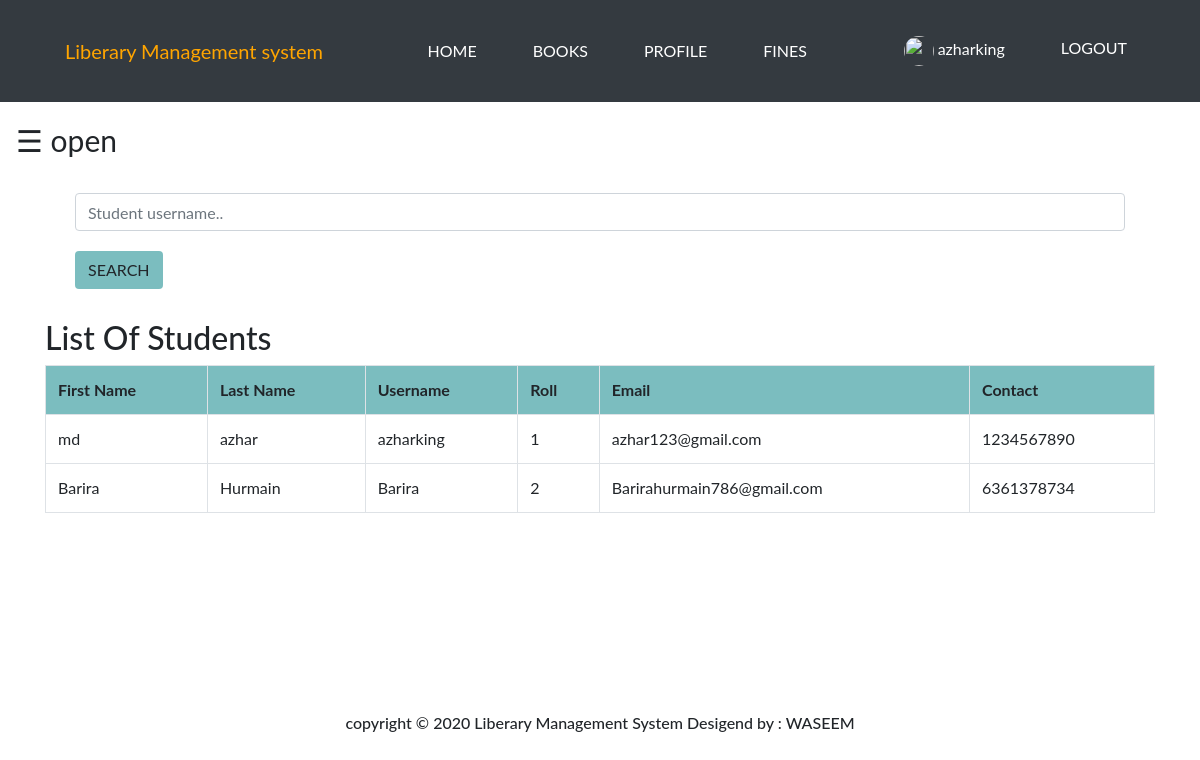
The app's page /website/admin/student.php (signed in) with its own data.
### tables this page shows
CREATE TABLE `student` (
  `id` int(100) NOT NULL,
  `first` varchar(100) NOT NULL,
  `last` varchar(100) NOT NULL,
  `username` varchar(100) NOT NULL,
  `password` varchar(100) NOT NULL,
  `roll` int(100) NOT NULL,
  `email` varchar(100) NOT NULL,
  `contact` varchar(100) NOT NULL,
  `pic` varchar(100) NOT NULL
);

### website/admin/student.php (the view, shortened to what this page needs)
<?php
include "../connection.php";
?>
<!DOCTYPE html>
<html>
<head>
	<head>
	<link rel="stylesheet" href="https://stackpath.bootstrapcdn.com/bootstrap/4.4.1/css/bootstrap.min.css">
	<link rel="stylesheet" type="text/css" href="mystyle.css">
	<link rel="stylesheet" href="https://cdnjs.cloudflare.com/ajax/libs/font-awesome/4.7.0/css/font-awesome.min.css">
</head>
<body>
	  <nav class="navbar navbar-expand-md  navbar-dark bg-dark ">
		  <div class="container">
				<a href="#" class="navbar-brand "><span style="color:orange;">Liberary Management system</span></a>
					<div class="collaps navbar-collapse"  id="navbarid">
						<ul class="navbar-nav text-center ml-auto">
							<li class="nav-item">
								<a href="../index.php" class="nav-link text-white">HOME</a>
							</li>
							<li class="nav-item">
								<a href="books.php" class="nav-link text-white">BOOKS</a>
							</li>
							<?php
							if(isset($_SESSION['username'])) {
								?>
								<li class="nav-item">
									<a href="profile.php" class="nav-link text-white">PROFILE</a>
								</li>
								<li class="nav-item">
									<a href="fine.php" class="nav-link text-white">FINES</a>
								</li>
					  </ul>
							<ul class="navbar-nav text-center ml-auto">
								 <li class="nav-item">
									 <a href="profile.php" class="nav-link text-white">
										<div class = " text-white">
											<?php
												echo "<img class='rounded-circle' height=30 width=30 src='images/".$_SESSION['pic']."'>";
												echo " ".$_SESSION['username'];
											?>
										</div>
									</a>
								</li>
							<li class="nav-item">
								<a href="../logout.php" class="nav-link text-white">LOGOUT</a>
							</li>
						</ul>
					  <?php
				  }
					   ?>
	</div>
	</nav>
<div id="main">
  <span style="font-size:30px;cursor:pointer" onclick="openNav()">&#9776; open</span>
<div class="container edittop">
	<div class="container ml-auto">
		<form class="navbar-form container" method="post" name="form1">
				<input class="form-control" type="text" name="search" placeholder="Student username.." required="">
				<button style="background-color: #6db6b9e6;" type="submit" name="submit" class="btn btn-default">SEARCH
				</button>
		</form>
	</div>
	<h2 style="margin-top: 30px;">List Of Students</h2>
	<?php
		if(isset($_POST['submit']))
		{
			$q=mysqli_query($db,"SELECT first,last,username,roll,email,contact FROM `student` where username like '%$_POST[search]%' ");
			if(mysqli_num_rows($q)==0)
			{
				echo "Sorry! No student found with that username. Try searching again.";
			}
			else
			{
		echo "<table class='table table-bordered container table-hover table-responsive-sm'>";
			echo "<tr style='background-color: #6db6b9e6;'>";
				echo "<th>"; echo "First Name";	echo "</th>";
				echo "<th>"; echo "Last Name";  echo "</th>";
				echo "<th>"; echo "Username";  echo "</th>";
				echo "<th>"; echo "Roll";  echo "</th>";
				echo "<th>"; echo "Email";  echo "</th>";
				echo "<th>"; echo "Contact";  echo "</th>";
			echo "</tr>";
			while($row=mysqli_fetch_assoc($q))
			{
				echo "<tr>";
				echo "<td>"; echo $row['first']; echo "</td>";
				echo "<td>"; echo $row['last']; echo "</td>";
				echo "<td>"; echo $row['username']; echo "</td>";
				echo "<td>"; echo $row['roll']; echo "</td>";
				echo "<td>"; echo $row['email']; echo "</td>";
				echo "<td>"; echo $row['contact']; echo "</td>";
				echo "</tr>";
			}
		echo "</table>";
			}
		}
		else
		{
			$res=mysqli_query($db,"SELECT first,last,username,roll,email,contact FROM `student`;");
		echo "<table class='table table-bordered table-hover table-responsive-sm' >";
			echo "<tr style='background-color: #6db6b9e6;'>";
				echo "<th>"; echo "First Name";	echo "</th>";
				echo "<th>"; echo "Last Name";  echo "</th>";
				echo "<th>"; echo "Username";  echo "</th>";
				echo "<th>"; echo "Roll";  echo "</th>";
				echo "<th>"; echo "Email";  echo "</th>";
				echo "<th>"; echo "Contact";  echo "</th>";
			echo "</tr>";
			while($row=mysqli_fetch_assoc($res))
			{
				echo "<tr>";
				echo "<td>"; echo $row['first']; echo "</td>";
				echo "<td>"; echo $row['last']; echo "</td>";
				echo "<td>"; echo $row['username']; echo "</td>";
				echo "<td>"; echo $row['roll']; echo "</td>";
				echo "<td>"; echo $row['email']; echo "</td>";
				echo "<td>"; echo $row['contact']; echo "</td>";
				echo "</tr>";
			}
		echo "</table>";
		}
	?>
</div>
<footer class="text-center">
			<h6>copyright &copy 2020 Liberary Management System Desigend by : WASEEM</h6>
</footer>
</body>
</html>

### website/admin/mystyle.css (style rules this page uses)
.buttonedit,button { margin-top: 20px; }
.edittop { margin-top: 30px; }
footer { margin-top: 200px; }
@media (min-width: 992px) { li,a { padding: 20px; } }

### website/admin/student.php (style rules this page uses)
body { font-family: "Lato", sans-serif; transition: background-color .5s; }
#main { transition: margin-left .5s; padding: 16px; }

### records on screen
student: first "md", last "azhar", username "azharking", roll "1", email "azhar123@gmail.com", contact "1234567890"
student: first "Barira", last "Hurmain", username "Barira", roll "2", email "Barirahurmain786@gmail.com", contact "6361378734"

### other values on screen
$_SESSION['username'] "azharking"
